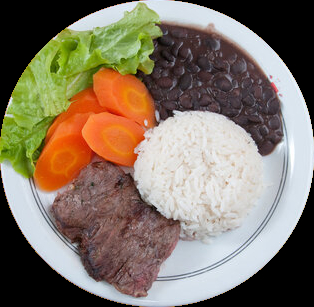
#> input picture assets/images/imagem3.jpg, 314 x 307 px
$ python rotulacao_preto_branco.py
#> lines starting #> are read from the running program, lines starting #| are printed output that depends on the picture; after the words box and inside, x2 and y2 are one past the last pixel; in counts of white or black regions, pixels touching at a corner belong together; long printed decimals are rounded
# bibliotecas necessarias
from matplotlib import pyplot as plt
from pathlib import Path
from skimage.segmentation import slic
import skimage.graph as graph
from skimage.metrics import adapted_rand_error
from sklearn.metrics import jaccard_score
import numpy as np
from PIL import Image

base_dir = Path(__file__).parent

images_dir = base_dir / "assets/images"

#IoU implementado (Rychard)
def iou_coef(y_true, y_pred):
    axes = (0, 1)
    intersection = np.sum(np.logical_and(y_pred, y_true), axis=axes)
    union = np.sum(np.logical_or(y_pred, y_true), axis=axes)
    smooth = .001
    iou = (intersection + smooth) / (union + smooth)
    iou = np.mean(iou)
    return iou


# Carregando as imagens filtradas
img = Image.open(images_dir / "imagem3.jpg")
#> img is the input picture: PIL image 314x307 RGB; mean R, G, B 131.6, 119.8, 103.8
img_rgb = img
img = np.array(img)

img_labels = Image.open(images_dir / "imagem3-labels-teste.jpg")
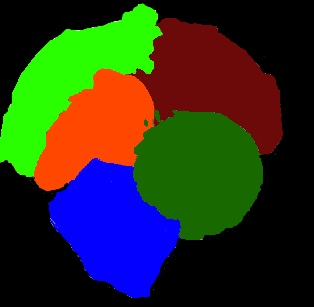
#> input picture assets/images/imagem3-labels-teste.jpg, 314 x 307 px
#> img_labels is the input picture: PIL image 314x307 RGB; mean R, G, B 43.5, 50.4, 30.9
img_labels = np.array(img_labels)
img_labels = img_labels[:, :, 0] + img_labels[:, :, 1] + img_labels[:, :, 2]
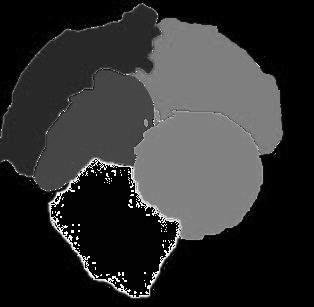
#> img_labels: shape (307, 314); min 0, max 255, mean 47.6
flatten_labels = img_labels.flatten()

#variaveis para guardar no txt
precision = 0
iou_jaccard = 0
iou_implementado = 0

#segmentacao
segments = slic(img, compactness=25, n_segments=50, start_label=1, sigma=0.78999)
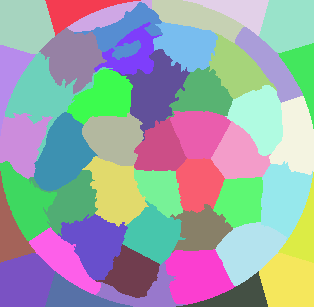
#> segments: shape (307, 314) int64; 47 distinct labels, from 1 to 47; one colour per label, 0 black

# Primeiro NCut
threshold1 = 0.001
threshold2 = 0.01
if threshold1 > 0:
    g1 = graph.rag_mean_color(img, segments, mode='similarity')
    segments = graph.cut_normalized(segments, g1, thresh=threshold1)
#> segments: shape (307, 314) int64; 13 distinct labels, from 1 to 34

    #Verifique tem nós suficientes no grafo antes de prosseguir com o segundo corte
    if len(np.unique(segments)) > 1:
        # Segundo NCut
        if threshold2 > 0:
            g2 = graph.rag_mean_color(img, segments, mode='similarity')
            segments = graph.cut_normalized(segments, g2, thresh=threshold2)
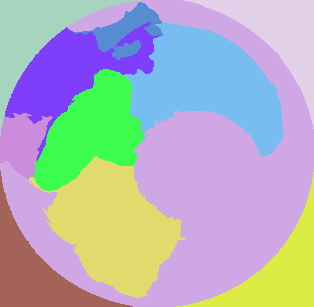
#> segments: shape (307, 314) int64; 11 distinct labels, from 1 to 34; one colour per label, 0 black

# Verificando as variáveis img_labels e segments
#print(f"img_labels shape: {img_labels.shape}, unique values: {np.unique(img_labels)}")
#print(f"segments shape: {segments.shape}, unique values: {np.unique(segments)}")

# Convertendo as segmentações para binário para IoU
y_true_bin = img_labels > 0
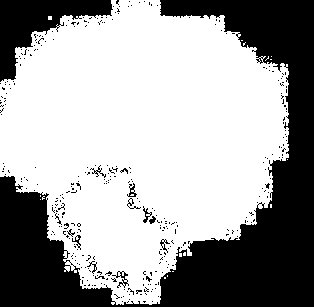
#> y_true_bin: shape (307, 314) bool; 63.3% white; 330 black regions (316 under 20 px), largest, box (x1, y1, x2, y2) and area: (0, 0, 314, 307) 30347, (0, 0, 113, 82) 3685, (112, 271, 129, 288) 84
y_pred_bin = segments > 0
#> y_pred_bin: shape (307, 314) bool; every value is 1

# Verificando os binários
#print(f"y_true_bin shape: {y_true_bin.shape}, unique values: {np.unique(y_true_bin)}")
#print(f"y_pred_bin shape: {y_pred_bin.shape}, unique values: {np.unique(y_pred_bin)}")

# Calculando os resultados
error, precision, recall = adapted_rand_error(img_labels, segments)
#> error = 0.501; precision = 0.817; recall = 0.36
flatten_segments = segments.flatten()
iou_jaccard = jaccard_score(flatten_labels, flatten_segments, average='weighted')
#> iou_jaccard = 0.00144
iou_implementado = iou_coef(y_true_bin, y_pred_bin)
#> in iou_coef, `intersection = np.sum(np.logical_and(y_pred, y_true), axis=axes)`: intersection = 61057
#> in iou_coef, `union = np.sum(np.logical_or(y_pred, y_true), axis=axes)`: union = 96398
#> in iou_coef, `iou = (intersection + smooth) / (union + smooth)`: iou = 0.633
#> iou_implementado = 0.633

print(f'IoU Jaccard: {iou_jaccard}')
#| IoU Jaccard: 0.001437
print(f'IoU Implementado: {iou_implementado}')
#| IoU Implementado: 0.6334
print(f'Precisao: {precision}')
#| Precisao: 0.8172

#guardando os resultados
#dados.iat[linha.Index, 5] = iou_jaccard
#dados.iat[linha.Index, 6] = iou_implementado
#dados.iat[linha.Index, 7] = precision

plt.figure(figsize=(10, 10))
plt.imshow(segments)
plt.title(f"Jaccard: {iou_jaccard}; IoU: {iou_implementado}; Precision: {precision}")
plt.axis('off')
plt.show()

# Criando um dicionário para armazenar as segmentações com rótulos
segmented_images = {}

# Atribuindo rótulos e criando máscaras binárias para cada segmentação
for label in np.unique(segments):
    segmented_images[label] = (segments == label).astype(np.uint8)
#> this loop made 11 passes
#> label on passes 2 to 11: 3, 5, 7, 8, 9, 18, 24, 27, 33, 34
#> after the loop, segmented_images = 11 items

# Exibindo as segmentações individualmente
for label, mask in segmented_images.items():
    plt.figure()
    plt.imshow(mask, cmap='gray')
    plt.title(f"Segmentação {label}")
    plt.axis('off')
    plt.show()
#> this loop made 11 passes
#> pass 1, `plt.show()`:
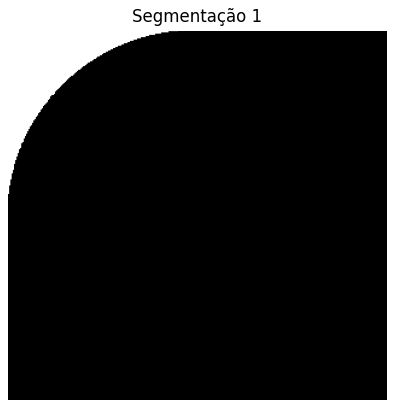
#> figure drawn by matplotlib, 1 panel
#> pass 2, `plt.show()`:
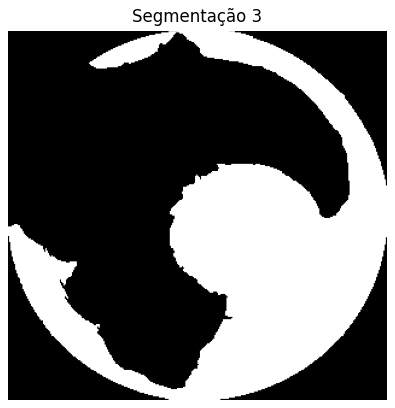
#> figure drawn by matplotlib, 1 panel
